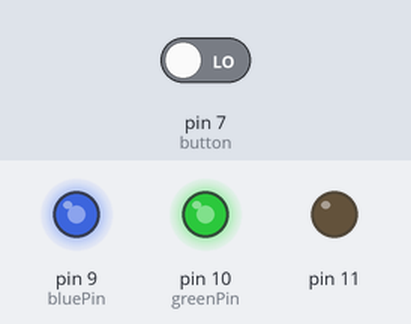
Simulated run of this sketch. Board: Arduino Uno, built with avr-gcc and run on an emulated ATmega328P. Shown: output pins drawn as LEDs (lit = HIGH). The inputs (shaded band) are chosen by the test bench; at power-on: pin 7 (button) LOW. What the sketch prints to the serial monitor is not drawn.

Above: at 11.6 s.
11.7 s: pin 7 (button) driven HIGH
At 13.55 s:
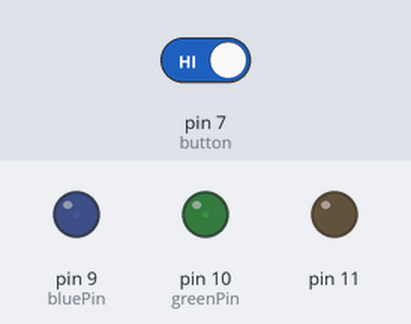
18.7 s: pin 7 (button) driven LOW
At 20.24 s:
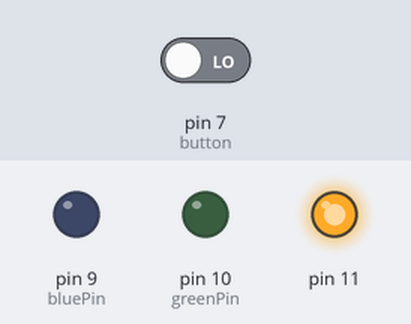
Timing chart, 0 to 28.8 s (numbered marks = the images above; inputs shaded):
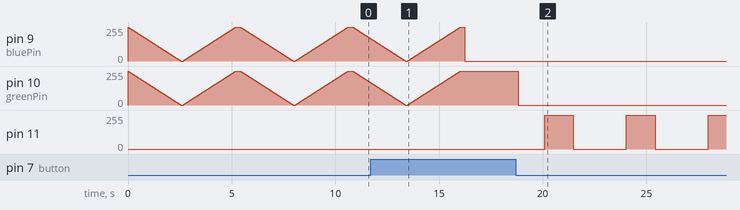

Measured:
- by itself, pin 11: alternates 255/255 for 1.4 s and 0/255 for 2.6 s

The sketch:

led.ino
```cpp
                                                                                                                                                                                                                                                                                                                                                                                                                                                                                                                                                                                                                                                                                                                                                                                                                                                                                                                                                                                                                                                                                                                                                                                                                                                                                                                                                                                                                                                                                                                                                                                                                                                 const int redPin = 11;
const int greenPin = 10;
const int bluePin = 9;
const int button = 7;
int choice = 0;
int buttonstate = 0;

void setup() {
  // Start off with the LED off.
  setColourRgb(0,0,0);
  Serial.begin(9600);
  pinMode(button,INPUT);
}

void loop() {
  buttonstate = digitalRead(button);

  if (buttonstate == HIGH){
    choice++;
  }
  switch(choice){
    case 0:
      breathing(0,255,255,10);
      break;
    case 1:
      colorcycle();
      break;
    default:
      choice = 0;
      break;
  }

  //colorcycle();
  //setColourRgb(0,0,0);
  //breathing(0,255,255,10);
  /*if (digitalRead(1)==HIGH){
    choice++;
    if (choice > 1){
      choice == 0;
    }
  }
  */
  Serial.print(choice);
  delay(100);
}

void colorcycle(){
  unsigned int rgbColour[3];

  // Start off with red.
  rgbColour[0] = 255;
  rgbColour[1] = 0;
  rgbColour[2] = 0;

  // Choose the colours to increment and decrement.
  for (int decColour = 0; decColour < 3; decColour += 1) {
    int incColour = decColour == 2 ? 0 : decColour + 1;

    // cross-fade the two colours.
    for(int i = 0; i < 255; i += 1) {
      rgbColour[decColour] -= 1;
      rgbColour[incColour] += 1;

      setColourRgb(rgbColour[0], rgbColour[1], rgbColour[2]);
      delay(5);

    }
  }
}

void breathing(unsigned int red, unsigned int green, unsigned int blue, unsigned long ms){
  //shortest delay 1, longest delay 50
  int temp[3],rate[3],min = 255, i;

  temp[0]=red; temp[1]=green; temp[2]=blue;

  for (i =0;i<3;i++){
    if (temp[i]<=min && temp[i] != 0){
      min = temp[i];
    }
  }

  for (i = 0;i<3;i++){
    rate[i] = temp[i]/min;
  }

  for (i = min;i>0;i--){
    temp[0] -= rate[0];
    temp[1] -= rate[1];
    temp[2] -= rate[2];
    setColourRgb(temp[0],temp[1],temp[2]);
    delay(ms);
  }
  delay(100);
  for (i=0;i<3;i++){
    temp[i] = 0;
  }
  for (int i = 0;i < min;i++){
    temp[0] += rate[0];
    temp[1] += rate[1];
    temp[2] += rate[2];
    setColourRgb(temp[0],temp[1],temp[2]);
    delay(ms);
  }

  delay(100);
}

void setColourRgb(unsigned int red, unsigned int green, unsigned int blue) {
  analogWrite(redPin, red);
  analogWrite(greenPin, green);
  analogWrite(bluePin, blue);
 }
```
